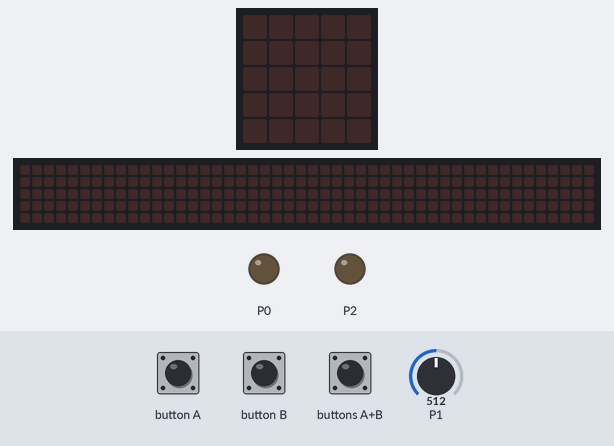
The program below on a simulated Calliope mini (MakeCode). Shown: the board's 5×5 LED display, a strip that is not on the board, showing the scrolling text unrolled, output pins drawn as LEDs (lit = HIGH). Inputs (shaded band) come from the test bench; at power-on: P1 = 512 (analog values on the 0–1023 scale). The 48×5 strip is a reading aid, not a part: it shows the text the display is scrolling, unrolled, one strip-width of it at a time.

Above: at 1.2 s.
1.3 s: button A pressed for 0.15 s
At 2.3 s:
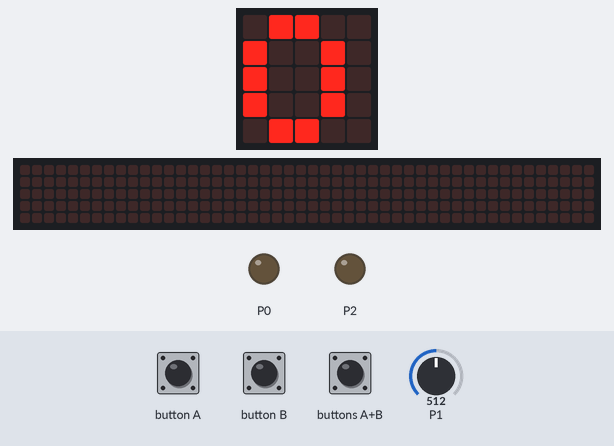
4.4 s: button B pressed for 0.15 s
At 5.8 s:
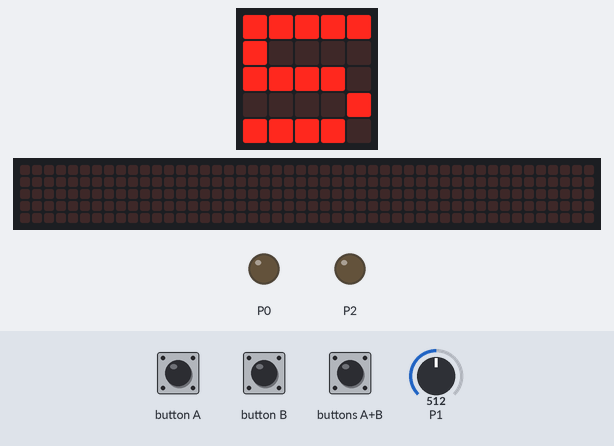
7.5 s: button B pressed for 0.15 s
At 8.2 s:
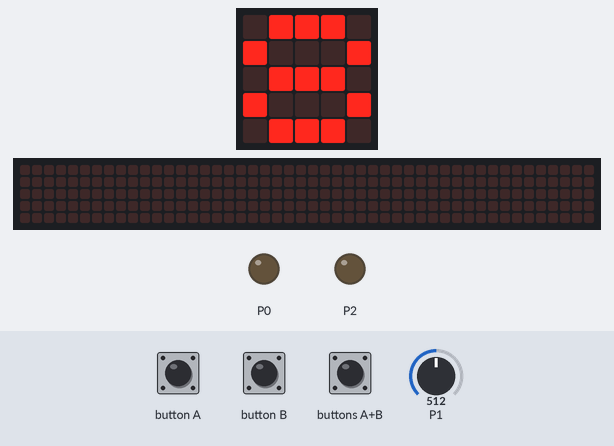
10.6 s: button B pressed for 0.15 s
At 13.22 s:
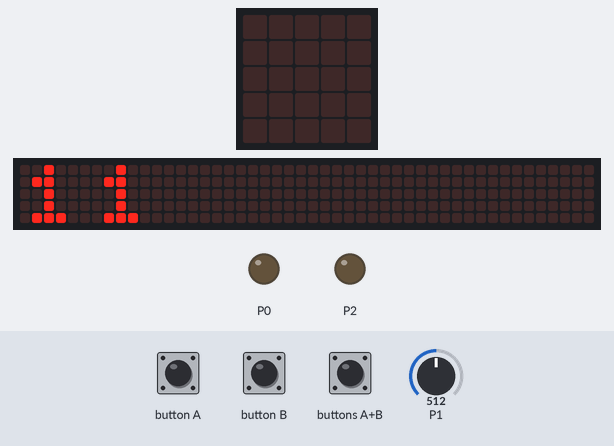
13.6 s: buttons A+B pressed for 0.15 s
16.7 s: button A pressed for 0.15 s
At 16.92 s:
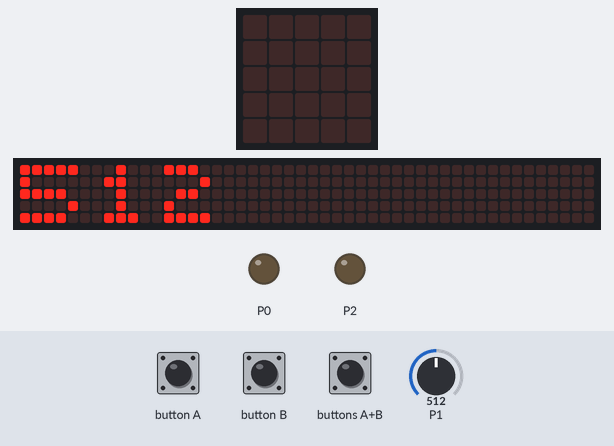
Timing chart, 0 to 19.7 s (numbered marks = the images above; inputs shaded):
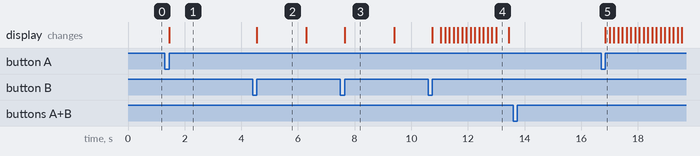

Measured:
- after the input at 1.3 s, the display: changes after 0.15 s (image 1)
- after the input at 4.4 s, the display: changes after 0.15 s (image 2)
- after the input at 7.5 s, the display: changes after 0.15 s (image 3)
- after the input at 10.6 s, the display: changes after 0.15 s (image 4)
- after the input at 16.7 s, the display: changes after 0.15 s (image 5)
- what the display in image 2 shows lasts 1.7 s, from 4.6 s to 6.3 s
- what the display in image 4 shows lasts 0.5 s, from 13.0 s to 13.5 s

The program:

main.ts
```typescript
input.onButtonEvent(Button.A, input.buttonEventClick(), function () {
    basic.showNumber(Bodenfeuchte)
    basic.pause(5000)
    basic.clearScreen()
})
function Pumpe_aus () {
    Pumpenstatus = 0
    pins.analogWritePin(AnalogPin.P2, Pumpenstatus)
}
function Pumpe_an () {
    Pumpenstatus = 1023
    pins.analogWritePin(AnalogPin.P2, Pumpenstatus)
    Sekunden_seit_gießen = 0
}
input.onButtonEvent(Button.AB, input.buttonEventClick(), function () {
    Sekunden_seit_gießen = WartezeitNachGiessenInSekunden
})
input.onButtonEvent(Button.B, input.buttonEventClick(), function () {
    basic.showNumber(Sekunden_seit_gießen)
    basic.pause(1000)
    basic.clearScreen()
})
function messe_Bodenfeuchte () {
    pins.digitalWritePin(DigitalPin.P0, 1)
    Bodenfeuchte = pins.analogReadPin(AnalogPin.P1)
    pins.digitalWritePin(DigitalPin.P0, 0)
}
let Pumpsekunden = 0
let Pumpenstatus = 0
let Bodenfeuchte = 0
let Sekunden_seit_gießen = 0
let WartezeitNachGiessenInSekunden = 0
WartezeitNachGiessenInSekunden = 1 * 60
let GrenzwertBodenfeuchte = 500
let DauerPumpenInSekunden = 10
Sekunden_seit_gießen = 0
loops.everyInterval(1000, function () {
    if (Pumpsekunden == 0) {
        Pumpe_aus()
    } else {
        Pumpe_an()
        Pumpsekunden += -1
    }
    if (Sekunden_seit_gießen >= WartezeitNachGiessenInSekunden) {
        messe_Bodenfeuchte()
        if (Bodenfeuchte < GrenzwertBodenfeuchte) {
            Pumpsekunden = DauerPumpenInSekunden
        }
    }
    Sekunden_seit_gießen += 1
})
```

test.ts
```typescript
// Hier kann man Tests durchführen; diese Datei wird nicht kompiliert, wenn dieses Paket als Erweiterung verwendet wird.
```
